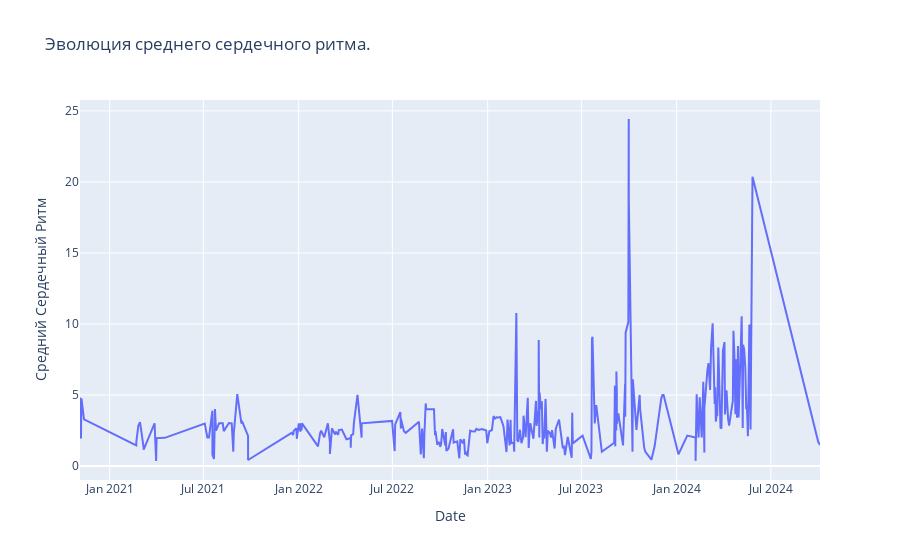

Notebook code for this chart:
### Code cell
fig = px.line(df2, x="Date", 
              y="Distance", 
              title='Эволюция среднего сердечного ритма.',
              labels = {
                  "MonthYear":"Дата (Месяц-Год)",
                  "Distance" : "Средний Сердечный Ритм"
              })
fig.show()

### Figure 1 — Plotly figure (JSON) as saved in the notebook; plotly's stock layout.template omitted (floating-point values rounded to 4 significant figures; data arrays with more than 128 entries replaced by an {"elided": "..."} marker saying what was removed)
{"data": [{"hovertemplate": "Date=%{x}<br>Средний Сердечный Ритм=%{y}<extra></extra>", "legendgroup": "", "line": {"color": "#636efa", "dash": "solid"}, "marker": {"symbol": "circle"}, "mode": "lines", "name": "", "orientation": "v", "showlegend": false, "type": "scatter", "x": {"elided": "284 str values"}, "xaxis": "x", "y": {"elided": "284 float values"}, "yaxis": "y"}], "layout": {"legend": {"tracegroupgap": 0}, "title": {"text": "Эволюция среднего сердечного ритма."}, "xaxis": {"anchor": "y", "domain": [0, 1], "title": {"text": "Date"}}, "yaxis": {"anchor": "x", "domain": [0, 1], "title": {"text": "Средний Сердечный Ритм"}}}}
